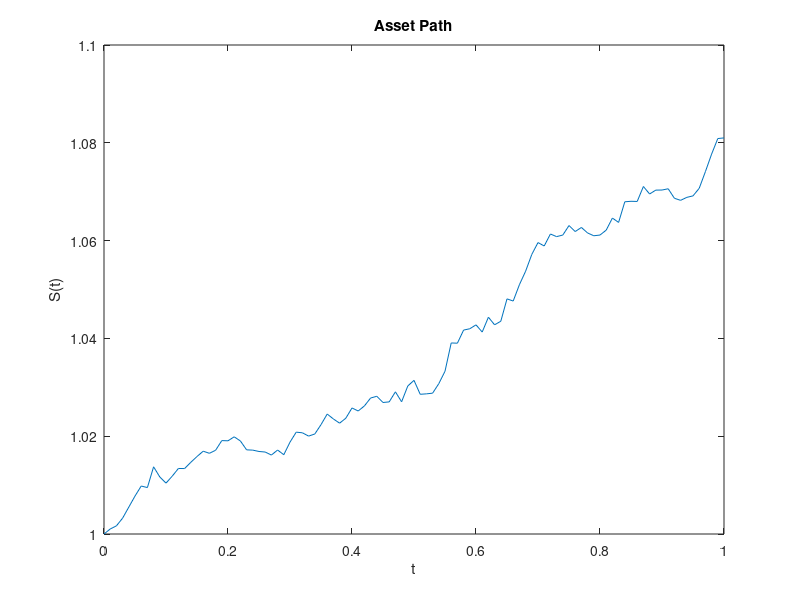

MATLAB code for this plot:
%
% Plot discrete sample paths
%

% seed the random number generator
randn('state'); 

clf % clear figure window

S = 1; 
mu = 0.05; 
sigma = 0.015; 
L = 1e2; 
T = 1; 
dt = T/L; 
M = 1;

% Time intervals from 0 to T in steps of dt
tvals = 0:dt:T;

Svals = S*cumprod(exp((mu-0.5*sigma^2)*dt + sigma*sqrt(dt)* randn(M, L)),2);
Svals = [S*ones(M, 1) Svals];  % add initial asset price

plot(tvals,Svals)
title('Asset Path')
xlabel('t'), ylabel('S(t)')